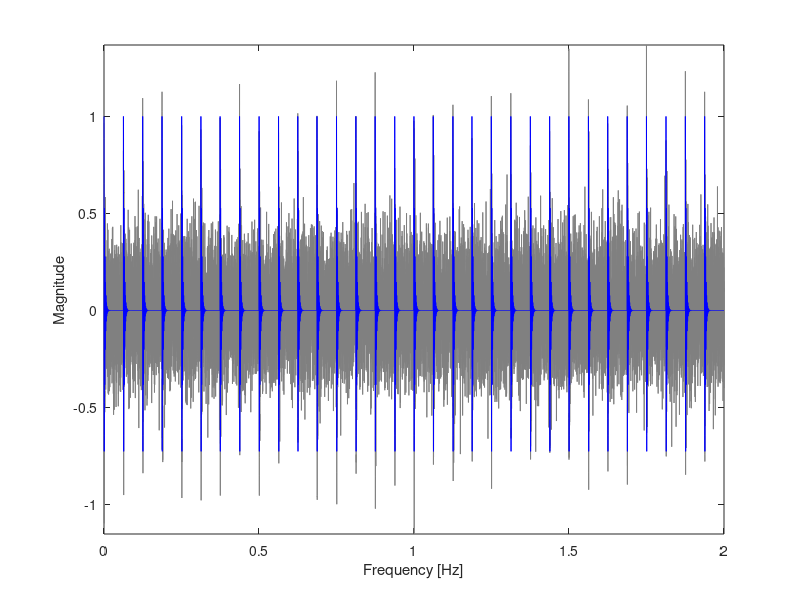
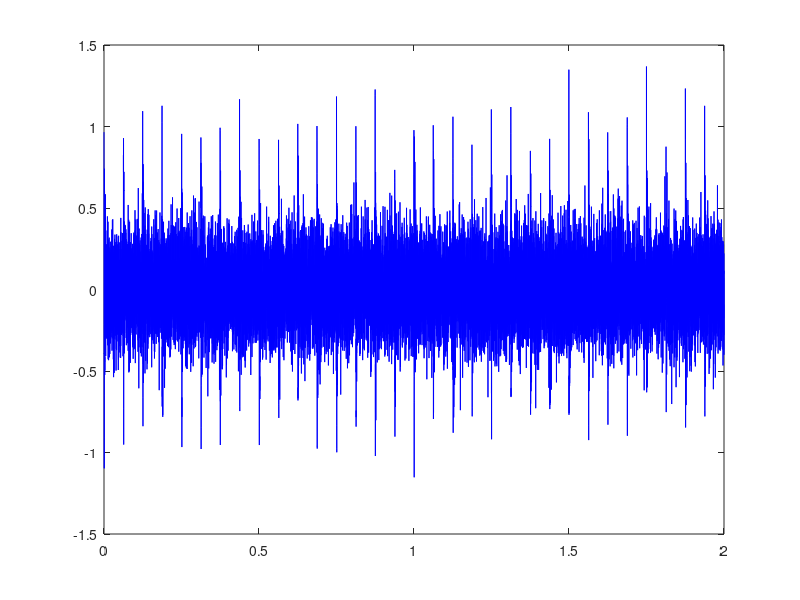

MATLAB code to generate these figures, in order: (Note: this script raises an error after producing the figures.)
%% import signal
clear
clc
close all
%% Two fault modes with common resonant frequency
fr1=3;  % convolution freq.
a1=1;    % amplitude for sig1;
fn1=625; % resonant freq.
zeta=400; % decaying rate
T1=1/16;  % fault frequency for sig1;
fs=10000;  % sampling freq.

% Generating the signal
t1=0:1/fs:T1;
sig_1=(a1*exp(-zeta*t1).*cos(2*pi*fn1*t1));  % single impulse

t=0:1/fs:2;
sig0=zeros(size(t));
for i=1:fix(t(end)/T1)
    if i==1 || i==fix(t(end)/T1)
        inde=max(find(t<=T1*(i-1)));
    else
        inde=max(find(t<=T1*(i-1)+(rand(1)-0.5)*2*1/100*T1));
%         inde=max(find(t<=T1*(i-1)+dd(mod(round(rand(1)*10),3)+1)*13/100*T1));
%         inde=max(find(t<=T1*(i-1)+dd(randperm(3,1))*0.75/100*T1));
    end
    sig0(inde:inde+length(sig_1)-1)=sig_1;
end
% sig1=(cos(2*pi*fr1*t)+1).*sig0;  % fault signal 1
sig1=sig0;
sig=awgn(sig1,-5,'measured');
% figure,plot(t,sig,'b')
figure,plot(t,sig,'color',0.5*[1 1 1])
hold on
plot(t,sig1,'b-')
axis tight
xlim([0 2])
xlabel('time [s]'),ylabel('Amplitude')
% frequency analysis
pp=abs(fft(sig))/length(sig)*2;
pp(1)=0;
ff=(0:length(pp)-1)/length(pp)*fs;
n1=floor(length(pp)/2);
%figure,plot(ff(1:n1),pp(1:n1),'b')
% xlim([400 1000])
xlabel('Frequency [Hz]'),ylabel('Magnitude')
y=sig;
y=y(1:20000);
soft = @(x, T) max(1 - T./abs(x), 0) .* x;

%% signal parameters
fs=10000;  % sampling freq.
t=(0:length(y)-1)/fs;
figure,plot(t,y,'b')

%% TQWT parameters
Q = 3; r = 3; J = 15;     % High Q-factor wavelet transform
gamma=0.85;
%%% w = tqwt(x,Q,r,J);              % TQWT
%%%y = itqwt(w,Q,r,length(x));             % Inverse TQWT

%% TQWT sparse representation
[x,v]=TQWT_SR_GMC_penalty_fun(y,Q,r,J,gamma,0.3,0);
y_GMC = itqwt(x,Q,r,length(y));
figure,plot(t,sig1(1:length(y)),'b',t,y_GMC,'r--')


%% SIGNAL-NOISE RATIO
snr=SNR_singlech(y_GMC,sig1(1:length(y)));



%% kurtosis
ku=kurtosis(y_GMC);








